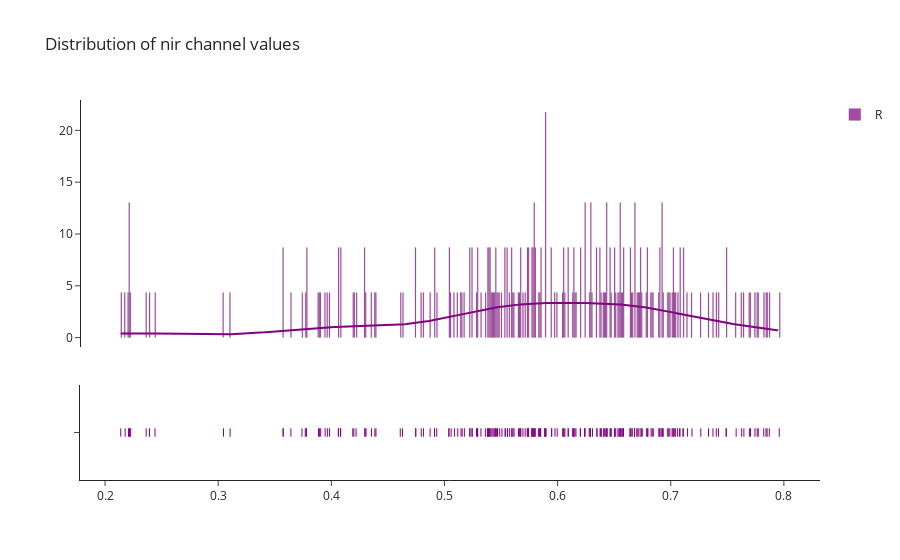

This figure's notebook cell:
### Markdown cell above
I have this two images. This one corresponds to the RED band of a multispectral image: https://ibb.co/mBkjqff, and this one to the NIR one https://ibb.co/8cwsF4N. This images are of an oil palm. I need to find a way to create a gaussian 3D bell, that takes into account the NDVI index to graph it. To be more specific, the gaussian function should be related to the amount of wilt on the palm, which is represented by low NDVI values.

### Code cell
nir_values = [np.mean(nir[idx][idx]) for idx in range(len(nir))]
fig = ff.create_distplot([nir_values], group_labels=["R"], colors=["purple"], bin_size=0.001)
fig.layout.update(showlegend=True, template="simple_white")
fig.layout.update(title_text="Distribution of nir channel values")
fig.data[0].marker.line.color = 'rgb(0, 0, 0)'
fig.data[0].marker.line.width = 0.1
fig

### Figure 1 — Plotly figure (JSON) as saved in the notebook; plotly's stock layout.template omitted (floating-point values rounded to 4 significant figures; data arrays with more than 128 entries replaced by an {"elided": "..."} marker saying what was removed)
{"data": [{"autobinx": false, "histnorm": "probability density", "legendgroup": "R", "marker": {"color": "purple", "line": {"color": "rgb(0, 0, 0)", "width": 0.1}}, "name": "R", "opacity": 0.7, "type": "histogram", "x": {"elided": "230 float values"}, "xaxis": "x", "xbins": {"end": 0.7959, "size": 0.001, "start": 0.2139}, "yaxis": "y"}, {"legendgroup": "R", "marker": {"color": "purple"}, "mode": "lines", "name": "R", "showlegend": false, "type": "scatter", "x": {"elided": "500 float values"}, "xaxis": "x", "y": {"elided": "500 float values"}, "yaxis": "y"}, {"legendgroup": "R", "marker": {"color": "purple", "symbol": "line-ns-open"}, "mode": "markers", "name": "R", "showlegend": false, "type": "scatter", "x": {"elided": "230 float values"}, "xaxis": "x", "y": {"elided": "230 str values"}, "yaxis": "y2"}], "layout": {"barmode": "overlay", "hovermode": "closest", "legend": {"traceorder": "reversed"}, "showlegend": true, "title": {"text": "Distribution of nir channel values"}, "xaxis": {"anchor": "y2", "domain": [0, 1], "zeroline": false}, "yaxis": {"anchor": "free", "domain": [0.35, 1], "position": 0}, "yaxis2": {"anchor": "x", "domain": [0, 0.25], "dtick": 1, "showticklabels": false}}}
